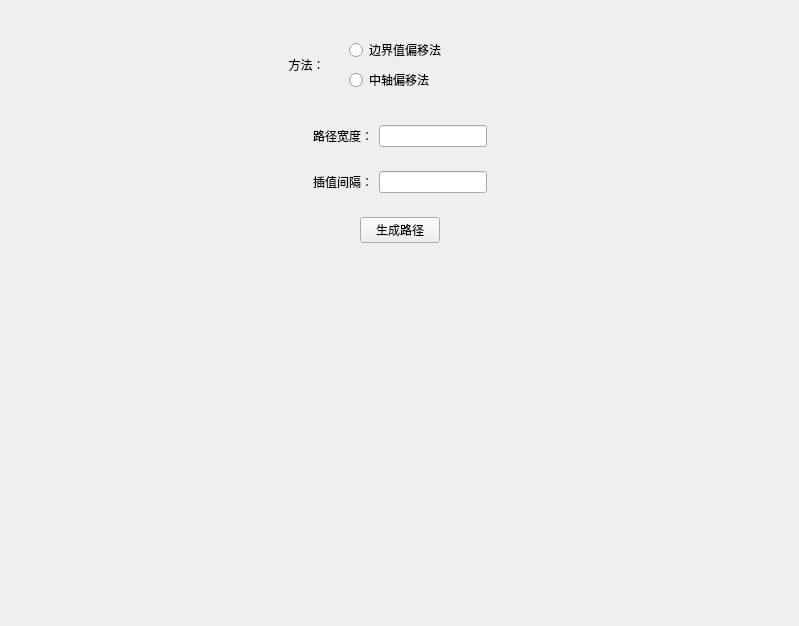
<?xml version="1.0" encoding="UTF-8"?>
<ui version="4.0">
 <class>OffsetPath_PathPara</class>
 <widget class="QWidget" name="OffsetPath_PathPara">
  <property name="geometry">
   <rect>
    <x>0</x>
    <y>0</y>
    <width>799</width>
    <height>626</height>
   </rect>
  </property>
  <property name="windowTitle">
   <string>Form</string>
  </property>
  <layout class="QHBoxLayout" name="horizontalLayout_3">
   <item>
    <spacer name="horizontalSpacer">
     <property name="orientation">
      <enum>Qt::Horizontal</enum>
     </property>
     <property name="sizeHint" stdset="0">
      <size>
       <width>40</width>
       <height>20</height>
      </size>
     </property>
    </spacer>
   </item>
   <item>
    <widget class="QWidget" name="widget" native="true">
     <layout class="QVBoxLayout" name="verticalLayout_3">
      <item>
       <widget class="QWidget" name="widget_4" native="true">
        <layout class="QHBoxLayout" name="horizontalLayout_4">
         <item>
          <widget class="QWidget" name="widget_5" native="true">
           <layout class="QVBoxLayout" name="verticalLayout_2">
            <item>
             <widget class="QLabel" name="label_3">
              <property name="text">
               <string>  方法：</string>
              </property>
             </widget>
            </item>
           </layout>
          </widget>
         </item>
         <item>
          <widget class="QWidget" name="widget_6" native="true">
           <layout class="QVBoxLayout" name="verticalLayout">
            <item>
             <widget class="QRadioButton" name="radioButton">
              <property name="text">
               <string>边界值偏移法</string>
              </property>
             </widget>
            </item>
            <item>
             <widget class="QRadioButton" name="radioButton_2">
              <property name="text">
               <string>中轴偏移法</string>
              </property>
             </widget>
            </item>
           </layout>
          </widget>
         </item>
         <item>
          <spacer name="horizontalSpacer_3">
           <property name="orientation">
            <enum>Qt::Horizontal</enum>
           </property>
           <property name="sizeHint" stdset="0">
            <size>
             <width>40</width>
             <height>20</height>
            </size>
           </property>
          </spacer>
         </item>
        </layout>
       </widget>
      </item>
      <item>
       <widget class="QWidget" name="widget_2" native="true">
        <layout class="QHBoxLayout" name="horizontalLayout">
         <item>
          <spacer name="horizontalSpacer_6">
           <property name="orientation">
            <enum>Qt::Horizontal</enum>
           </property>
           <property name="sizeHint" stdset="0">
            <size>
             <width>40</width>
             <height>20</height>
            </size>
           </property>
          </spacer>
         </item>
         <item>
          <widget class="QLabel" name="label">
           <property name="text">
            <string>路径宽度：</string>
           </property>
          </widget>
         </item>
         <item>
          <widget class="QLineEdit" name="lineEdit_PathWidth"/>
         </item>
         <item>
          <spacer name="horizontalSpacer_4">
           <property name="orientation">
            <enum>Qt::Horizontal</enum>
           </property>
           <property name="sizeHint" stdset="0">
            <size>
             <width>40</width>
             <height>20</height>
            </size>
           </property>
          </spacer>
         </item>
        </layout>
       </widget>
      </item>
      <item>
       <widget class="QWidget" name="widget_3" native="true">
        <layout class="QHBoxLayout" name="horizontalLayout_2">
         <item>
          <spacer name="horizontalSpacer_7">
           <property name="orientation">
            <enum>Qt::Horizontal</enum>
           </property>
           <property name="sizeHint" stdset="0">
            <size>
             <width>40</width>
             <height>20</height>
            </size>
           </property>
          </spacer>
         </item>
         <item>
          <widget class="QLabel" name="label_2">
           <property name="text">
            <string>插值间隔：</string>
           </property>
          </widget>
         </item>
         <item>
          <widget class="QLineEdit" name="lineEdit_Interval"/>
         </item>
         <item>
          <spacer name="horizontalSpacer_5">
           <property name="orientation">
            <enum>Qt::Horizontal</enum>
           </property>
           <property name="sizeHint" stdset="0">
            <size>
             <width>40</width>
             <height>20</height>
            </size>
           </property>
          </spacer>
         </item>
        </layout>
       </widget>
      </item>
      <item>
       <widget class="QWidget" name="widget_7" native="true">
        <layout class="QHBoxLayout" name="horizontalLayout_5">
         <item>
          <spacer name="horizontalSpacer_8">
           <property name="orientation">
            <enum>Qt::Horizontal</enum>
           </property>
           <property name="sizeHint" stdset="0">
            <size>
             <width>40</width>
             <height>20</height>
            </size>
           </property>
          </spacer>
         </item>
         <item>
          <widget class="QPushButton" name="pushButton_GenePath">
           <property name="text">
            <string>生成路径</string>
           </property>
          </widget>
         </item>
         <item>
          <spacer name="horizontalSpacer_9">
           <property name="orientation">
            <enum>Qt::Horizontal</enum>
           </property>
           <property name="sizeHint" stdset="0">
            <size>
             <width>40</width>
             <height>20</height>
            </size>
           </property>
          </spacer>
         </item>
        </layout>
       </widget>
      </item>
      <item>
       <spacer name="verticalSpacer">
        <property name="orientation">
         <enum>Qt::Vertical</enum>
        </property>
        <property name="sizeHint" stdset="0">
         <size>
          <width>20</width>
          <height>40</height>
         </size>
        </property>
       </spacer>
      </item>
     </layout>
    </widget>
   </item>
   <item>
    <spacer name="horizontalSpacer_2">
     <property name="orientation">
      <enum>Qt::Horizontal</enum>
     </property>
     <property name="sizeHint" stdset="0">
      <size>
       <width>40</width>
       <height>20</height>
      </size>
     </property>
    </spacer>
   </item>
  </layout>
 </widget>
 <resources/>
 <connections/>
</ui>
